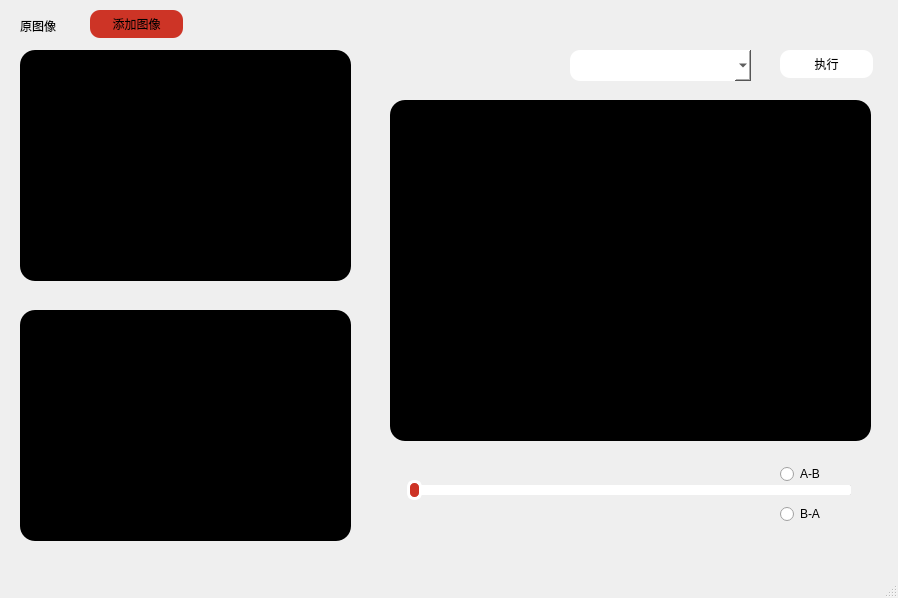
<?xml version="1.0" encoding="UTF-8"?>
<ui version="4.0">
 <class>MainWindow</class>
 <widget class="QMainWindow" name="MainWindow">
  <property name="geometry">
   <rect>
    <x>0</x>
    <y>0</y>
    <width>898</width>
    <height>598</height>
   </rect>
  </property>
  <property name="minimumSize">
   <size>
    <width>0</width>
    <height>0</height>
   </size>
  </property>
  <property name="maximumSize">
   <size>
    <width>940</width>
    <height>700</height>
   </size>
  </property>
  <property name="windowTitle">
   <string>ImageProcessing</string>
  </property>
  <widget class="QWidget" name="centralwidget">
   <widget class="QGraphicsView" name="graphicsView_im1">
    <property name="geometry">
     <rect>
      <x>20</x>
      <y>50</y>
      <width>331</width>
      <height>231</height>
     </rect>
    </property>
    <property name="styleSheet">
     <string notr="true">background-color: rgb(0, 0, 0);
border-top-left-radius:15px;
border-top-right-radius:15px;
border-bottom-left-radius:15px;
border-bottom-right-radius:15px;
</string>
    </property>
   </widget>
   <widget class="QLabel" name="label_2">
    <property name="geometry">
     <rect>
      <x>20</x>
      <y>10</y>
      <width>101</width>
      <height>31</height>
     </rect>
    </property>
    <property name="styleSheet">
     <string notr="true">font: 11pt &quot;方正韵动粗黑简体&quot;;</string>
    </property>
    <property name="text">
     <string>原图像</string>
    </property>
   </widget>
   <widget class="QPushButton" name="pushButton_do">
    <property name="geometry">
     <rect>
      <x>780</x>
      <y>50</y>
      <width>93</width>
      <height>28</height>
     </rect>
    </property>
    <property name="styleSheet">
     <string notr="true">font: 10pt &quot;方正韵动粗黑简体&quot;;
border-radius: 10px;
background-color: rgb(255, 255, 255);</string>
    </property>
    <property name="text">
     <string>执行</string>
    </property>
   </widget>
   <widget class="QGraphicsView" name="graphicsView_im2">
    <property name="geometry">
     <rect>
      <x>20</x>
      <y>310</y>
      <width>331</width>
      <height>231</height>
     </rect>
    </property>
    <property name="styleSheet">
     <string notr="true">background-color: rgb(0, 0, 0);
border-top-left-radius:15px;
border-top-right-radius:15px;
border-bottom-left-radius:15px;
border-bottom-right-radius:15px;
</string>
    </property>
   </widget>
   <widget class="QGraphicsView" name="graphicsView_mix">
    <property name="geometry">
     <rect>
      <x>390</x>
      <y>100</y>
      <width>481</width>
      <height>341</height>
     </rect>
    </property>
    <property name="styleSheet">
     <string notr="true">background-color: rgb(0, 0, 0);
border-top-left-radius:15px;
border-top-right-radius:15px;
border-bottom-left-radius:15px;
border-bottom-right-radius:15px;
</string>
    </property>
   </widget>
   <widget class="QComboBox" name="comboBox_function">
    <property name="geometry">
     <rect>
      <x>570</x>
      <y>50</y>
      <width>181</width>
      <height>31</height>
     </rect>
    </property>
    <property name="styleSheet">
     <string notr="true">font: 10pt &quot;方正韵动粗黑简体&quot;;
border-radius: 10px;
background-color: rgb(255, 255, 255);</string>
    </property>
   </widget>
   <widget class="QWidget" name="verticalLayoutWidget">
    <property name="geometry">
     <rect>
      <x>780</x>
      <y>450</y>
      <width>81</width>
      <height>89</height>
     </rect>
    </property>
    <layout class="QVBoxLayout" name="verticalLayout">
     <item>
      <widget class="QRadioButton" name="radioButton_front">
       <property name="styleSheet">
        <string notr="true">font: 20pt &quot;Adobe Arabic&quot;;</string>
       </property>
       <property name="text">
        <string>A-B</string>
       </property>
      </widget>
     </item>
     <item>
      <widget class="QRadioButton" name="radioButton_back">
       <property name="styleSheet">
        <string notr="true">font: 20pt &quot;Adobe Arabic&quot;;</string>
       </property>
       <property name="text">
        <string>B-A</string>
       </property>
      </widget>
     </item>
    </layout>
   </widget>
   <widget class="QSlider" name="horizontalSlider_mix">
    <property name="geometry">
     <rect>
      <x>400</x>
      <y>470</y>
      <width>461</width>
      <height>41</height>
     </rect>
    </property>
    <property name="styleSheet">
     <string notr="true">QSlider::groove:horizontal{ height: 10px; 
                            left: 10px; 
                            right: 10px; 
                            background: #dcdcdc; 
}

QSlider::handle:horizontal{ 
                             radius: 7px;
                             border-radius: 7px; 
                             border: 3px solid rgb(255, 255, 255);
                             width:  9px; 
                             margin: -5px -3px; 
                             background: #cd3426; 
} 

QSlider::sub-page:horizontalSlider:disabled {

                             background: #6c6c6c; 
                             border-color: #999;
                             border-radius: 2px;
} 

QSlider::add-page:horizontalSlider:disabled {
 
                             background: #ffffff;
                             border-color: #999;
                             border-radius: 2px;
}</string>
    </property>
    <property name="maximum">
     <number>1</number>
    </property>
    <property name="singleStep">
     <number>1</number>
    </property>
    <property name="orientation">
     <enum>Qt::Horizontal</enum>
    </property>
   </widget>
   <widget class="QPushButton" name="pushButton_add">
    <property name="geometry">
     <rect>
      <x>90</x>
      <y>10</y>
      <width>93</width>
      <height>28</height>
     </rect>
    </property>
    <property name="styleSheet">
     <string notr="true">font: 10pt &quot;方正韵动粗黑简体&quot;;
border-radius: 10px;
background-color: rgb(255, 255, 255);

background-color: rgb(205, 52, 38);</string>
    </property>
    <property name="text">
     <string>添加图像</string>
    </property>
   </widget>
  </widget>
  <widget class="QMenuBar" name="menubar">
   <property name="geometry">
    <rect>
     <x>0</x>
     <y>0</y>
     <width>898</width>
     <height>26</height>
    </rect>
   </property>
  </widget>
  <widget class="QStatusBar" name="statusbar"/>
 </widget>
 <resources/>
 <connections/>
</ui>
